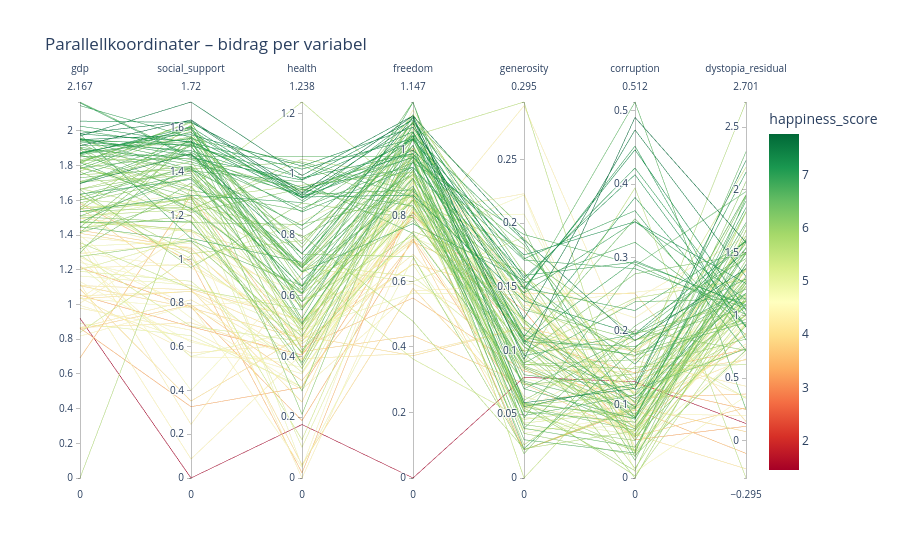

Notebook source saved alongside this figure:
### Code cell
fig = px.parallel_coordinates(
    df_latest,
    dimensions=FEATURE_COLS,
    color='happiness_score',
    color_continuous_scale='RdYlGn',
    title='Parallellkoordinater – bidrag per variabel'
)
fig.write_html(str(DATA_DIR / 'parallel_coords.html'))
fig.show()

### Figure 1 — Plotly figure (JSON) as saved in the notebook; plotly's stock layout.template omitted (floating-point values rounded to 4 significant figures; data arrays with more than 128 entries replaced by an {"elided": "..."} marker saying what was removed)
{"data": [{"dimensions": [{"label": "gdp", "values": {"elided": "145 float values"}}, {"label": "social_support", "values": {"elided": "145 float values"}}, {"label": "health", "values": {"elided": "145 float values"}}, {"label": "freedom", "values": {"elided": "145 float values"}}, {"label": "generosity", "values": {"elided": "145 float values"}}, {"label": "corruption", "values": {"elided": "145 float values"}}, {"label": "dystopia_residual", "values": {"elided": "145 float values"}}], "domain": {"x": [0, 1], "y": [0, 1]}, "line": {"color": {"elided": "145 float values"}, "coloraxis": "coloraxis"}, "name": "", "type": "parcoords"}], "layout": {"coloraxis": {"colorbar": {"title": {"text": "happiness_score"}}, "colorscale": [[0, "rgb(165,0,38)"], [0.1, "rgb(215,48,39)"], [0.2, "rgb(244,109,67)"], [0.3, "rgb(253,174,97)"], [0.4, "rgb(254,224,139)"], [0.5, "rgb(255,255,191)"], [0.6, "rgb(217,239,139)"], [0.7, "rgb(166,217,106)"], [0.8, "rgb(102,189,99)"], [0.9, "rgb(26,152,80)"], [1, "rgb(0,104,55)"]]}, "legend": {"tracegroupgap": 0}, "title": {"text": "Parallellkoordinater – bidrag per variabel"}}}
